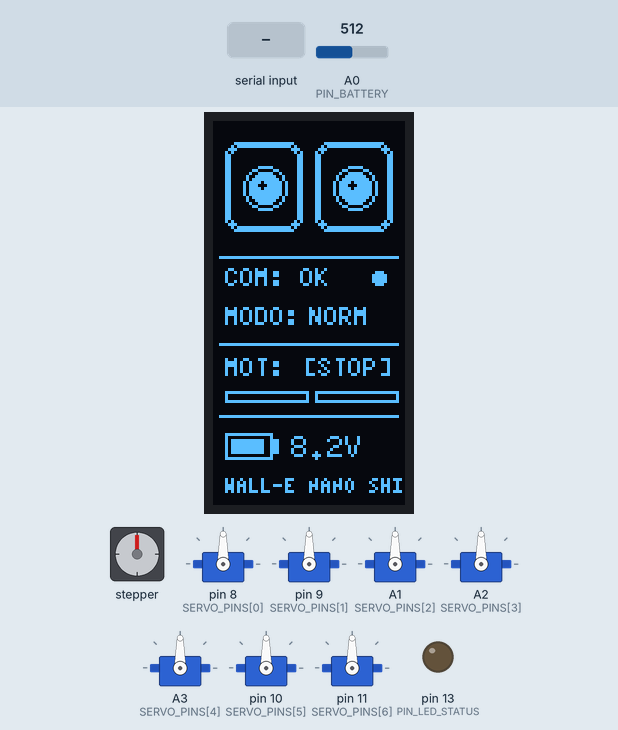
Simulated run of this sketch. Board: Arduino Nano, built with avr-gcc and run on an emulated ATmega328P. Parts: stepper motor, 7 × servo, 64×128 one-colour display, output pins drawn as LEDs (lit = HIGH). Wiring (inferred from the names in the program): stepper motor (2048 steps per turn assumed): coils pin 4, pin 5, pin 6, pin 7. Inputs (shaded band) come from the test bench; at power-on: A0 (PIN_BATTERY) = 512. Random numbers use the default seed unless the sketch sets one; what the sketch prints to the serial monitor is not drawn.

Above: at 1.7 s.
1.8 s: "STOP\n" received over Serial
At 5.4 s:
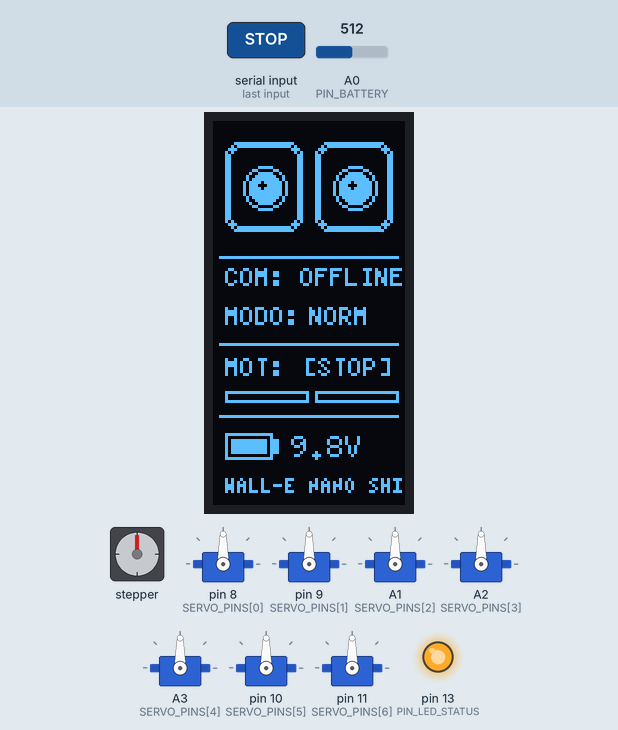
6.0 s: ":\n" received over Serial
At 9.0 s:
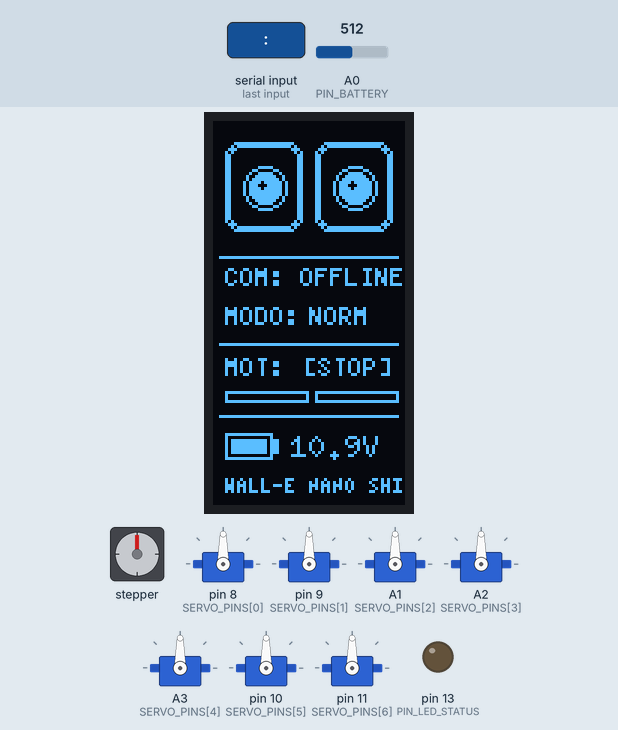
10.3 s: A0 (PIN_BATTERY) set to 10
At 12.7 s:
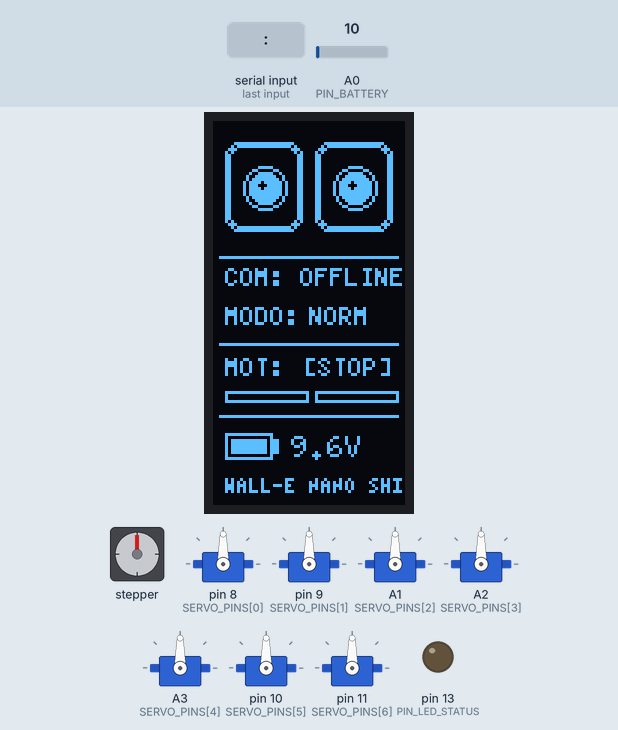
14.4 s: "30:150:10\n" received over Serial
At 15.68 s:
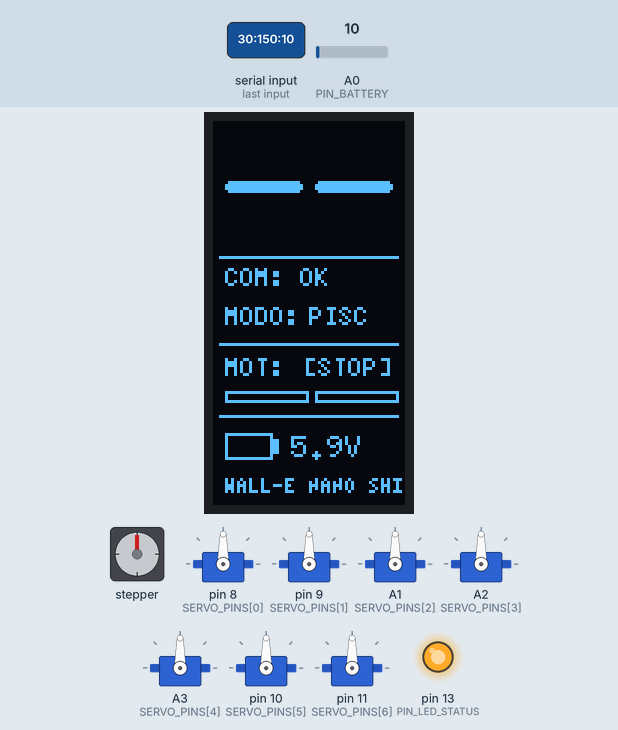
Timing chart, 0 to 17.4 s (numbered marks = the images above; inputs shaded):
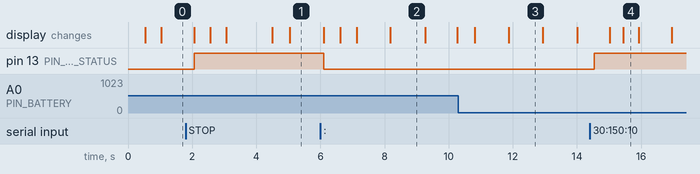

The sketch:

WALLE_Slave_Nano.ino
```cpp
// =============================================================================
// ROBÔ WALL-E — CO-PROCESSADOR DE MOVIMENTO (ARDUINO NANO SHIELD)
// =============================================================================
// Hardware:
// 1. Ponte H (2 Motores DC de Tração):
//    - Motor Esquerdo: Pino 4 (Digital DIR/IN1) e Pino 5 (PWM Timer 0/IN2)
//    - Motor Direito:  Pino 6 (PWM Timer 0/IN3) e Pino 7 (Digital DIR/IN4)
// 2. 7 Servomotores SG90 (Controle Direto pelo Nano Shield via Servo.h):
//    - D8:  Servo 0 (Olho Esquerdo)
//    - D9:  Servo 1 (Olho Direito)
//    - A1:  Servo 2 (Pescoço Pan - Rastreamento Horizontal)
//    - A2:  Servo 3 (Pescoço Tilt - Rastreamento Vertical)
//    - A3:  Servo 4 (Pescoço Roll - Inclinação Lateral)
//    - D10: Servo 5 (Braço Esquerdo)
//    - D11: Servo 6 (Braço Direito)
// 3. Display OLED 0.96" SSD1306 (0x3C via I2C: A4 = SDA, A5 = SCL):
//    - Orientação 90° (Vertical 64x128) com Olhos Animados e Expressões
// 4. Sensor de Voltagem da Bateria: Pino A0 com filtro de média móvel
// 5. Comunicação Serial: 38400 baud via USB D0/D1 com Raspberry Pi 3B
//
// Blindagens Implementadas:
// - Deadman Watchdog (trava motores de tração se perder sinal por >800ms)
// - Slew-Rate Limiter (interpolação suave de 2.0 graus/ciclo para evitar picos de corrente)
// - Buffer de leitura serial não-bloqueante com proteção contra overflow
// - Page Buffer U8g2 de baixo consumo de RAM (~128 bytes no ATmega328P)
// =============================================================================

#include <Arduino.h>
#include <Wire.h>
#include <Servo.h>
#include <U8g2lib.h>

// =============================================================================
// CONFIGURAÇÕES DE PINAGEM E CALIBRAÇÃO
// =============================================================================

constexpr uint8_t PIN_LED_STATUS = 13; // LED onboard para confirmação visual de sinal

// Ponte H (Pinos 4, 5, 6, 7)
constexpr uint8_t PIN_M_L1 = 4; // Motor Esquerdo Pino 1 (Digital DIR/IN1)
constexpr uint8_t PIN_M_L2 = 5; // Motor Esquerdo Pino 2 (PWM Timer 0/IN2)
constexpr uint8_t PIN_M_R1 = 6; // Motor Direito Pino 1 (PWM Timer 0/IN3)
constexpr uint8_t PIN_M_R2 = 7; // Motor Direito Pino 2 (Digital DIR/IN4)

constexpr bool INVERT_LEFT_MOTOR  = false;
constexpr bool INVERT_RIGHT_MOTOR = true; // Invertido para calibrar polaridade física da esteira direita

// Sensor de Voltagem da Bateria
constexpr uint8_t PIN_BATTERY = A0;
constexpr float BATTERY_DIVIDER_RATIO = 5.0f; // Módulo padrão 0-25V divisor 5:1

// Servos SG90 (Controle direto pelo Shield: D8 a D11 e A1 a A3)
constexpr uint8_t SERVO_COUNT = 7;
constexpr uint8_t SERVO_PINS[SERVO_COUNT] = {
  8,   // Servo 0: Pino D8  (Olho Esquerdo)
  9,   // Servo 1: Pino D9  (Olho Direito)
  A1,  // Servo 2: Pino A1  (Pescoço Pan - Rastreamento Horizontal)
  A2,  // Servo 3: Pino A2  (Pescoço Tilt - Rastreamento Vertical)
  A3,  // Servo 4: Pino A3  (Pescoço Roll - Inclinação Lateral)
  10,  // Servo 5: Pino D10 (Braço Esquerdo)
  11   // Servo 6: Pino D11 (Braço Direito)
};

float servoStepPerCycle = 0.8f; // Graus por ciclo de 20ms (Padrão 0.8 deg/ciclo = 40 deg/s - movimento suave e sem trancos)
Servo servos[SERVO_COUNT];

// Display OLED 0.96" SSD1306 a 90° (Vertical: 64 largura x 128 altura)
U8G2_SSD1306_128X64_NONAME_1_HW_I2C u8g2(U8G2_R1, /* reset=*/ U8X8_PIN_NONE);

// =============================================================================
// VARIÁVEIS DE ESTADO DO SISTEMA
// =============================================================================

// Motores DC
int targetSpeedL = 0;
int targetSpeedR = 0;
int currentSpeedL = 0;
int currentSpeedR = 0;
uint32_t lastDriveCommandTime = 0;
constexpr uint32_t DRIVE_WATCHDOG_TIMEOUT_MS = 800;

// Servomotores (Ângulos e Interpolação Suave)
float currentServoAngle[SERVO_COUNT] = {90, 90, 90, 90, 90, 90, 90};
int   targetServoAngle[SERVO_COUNT]  = {90, 90, 90, 90, 90, 90, 90};

// Expressões Faciais no OLED
enum Expression : uint8_t {
  EXP_NORMAL = 0,   // Olhos normais e atentos
  EXP_CURIOSO = 1,  // Um olho inclinado, focado
  EXP_PISCAR = 2,   // Piscada rápida
  EXP_TRISTE = 3,   // Olhos caídos expressivos
  EXP_BRAVO = 4,    // Olhos determinados
  EXP_FELIZ = 5,    // Olhos arqueados alegres (Pose p/ foto)
  EXP_AMOR = 6      // Modo EVA / Amor com coração
};
Expression currentExpression = EXP_NORMAL;
uint32_t expressionStartTime = 0;
uint32_t lastAutoBlinkTime = 0;
uint32_t nextBlinkInterval = 4000;

// Telemetria e Comunicação
float currentBatteryVoltage = 7.4f;
uint32_t lastPacketReceivedTime = 0;
bool commActive = false;
uint8_t animTick = 0;

// Temporizações de Loops Não-Bloqueantes
uint32_t lastServoUpdate = 0;
uint32_t lastBatteryTelemetry = 0;
uint32_t lastOledUpdate = 0;
uint32_t lastMotorUpdate = 0;

// Buffer Serial
char hwRxBuffer[32];
uint8_t hwRxIdx = 0;

// =============================================================================
// CONTROLE DOS MOTORES DC (PONTE H)
// =============================================================================

void applyLeftMotor(int speed) {
  if (INVERT_LEFT_MOTOR) speed = -speed;
  speed = constrain(speed, -255, 255);

  if (abs(speed) < 15) { // Parada / Deadband
    digitalWrite(PIN_M_L1, LOW);
    digitalWrite(PIN_M_L2, LOW);
  } else if (speed > 0) {
    digitalWrite(PIN_M_L1, LOW);
    if (speed >= 250) {
      digitalWrite(PIN_M_L2, HIGH); // 100% Força Total Contínua (Sem perdas PWM)
    } else {
      analogWrite(PIN_M_L2, speed);
    }
  } else {
    digitalWrite(PIN_M_L1, HIGH);
    if (speed <= -250) {
      digitalWrite(PIN_M_L2, LOW);  // 100% Força Total Contínua
    } else {
      analogWrite(PIN_M_L2, 255 - (-speed));
    }
  }
}

void applyRightMotor(int speed) {
  if (INVERT_RIGHT_MOTOR) speed = -speed;
  speed = constrain(speed, -255, 255);

  if (abs(speed) < 15) { // Parada / Deadband
    digitalWrite(PIN_M_R1, LOW);
    digitalWrite(PIN_M_R2, LOW);
  } else if (speed > 0) {
    digitalWrite(PIN_M_R2, LOW);
    if (speed >= 250) {
      digitalWrite(PIN_M_R1, HIGH); // 100% Força Total Contínua (Sem perdas PWM)
    } else {
      analogWrite(PIN_M_R1, speed);
    }
  } else {
    digitalWrite(PIN_M_R2, HIGH);
    if (speed <= -250) {
      digitalWrite(PIN_M_R1, LOW);  // 100% Força Total Contínua
    } else {
      analogWrite(PIN_M_R1, 255 - (-speed));
    }
  }
}

void emergencyStop() {
  targetSpeedL = 0;
  targetSpeedR = 0;
  currentSpeedL = 0;
  currentSpeedR = 0;
  digitalWrite(PIN_M_L1, LOW);
  digitalWrite(PIN_M_L2, LOW);
  digitalWrite(PIN_M_R1, LOW);
  digitalWrite(PIN_M_R2, LOW);
}

void updateMotors() {
  const uint32_t now = millis();

  // Watchdog de Tração: 800ms sem comando = STOP automático
  if (now - lastDriveCommandTime > DRIVE_WATCHDOG_TIMEOUT_MS) {
    targetSpeedL = 0;
    targetSpeedR = 0;
  }

  // Resposta direta com Torque Máximo Imediato (sem delay de rampa)
  currentSpeedL = targetSpeedL;
  currentSpeedR = targetSpeedR;

  applyLeftMotor(currentSpeedL);
  applyRightMotor(currentSpeedR);
}

// =============================================================================
// CONTROLE DOS 7 SERVOS (VELOCIDADE TOTAL E TORQUE MÁXIMO)
// =============================================================================

void updateServos() {
  for (uint8_t i = 0; i < SERVO_COUNT; i++) {
    float diff = (float)targetServoAngle[i] - currentServoAngle[i];
    if (fabsf(diff) <= servoStepPerCycle) {
      currentServoAngle[i] = (float)targetServoAngle[i];
    } else if (diff > 0.0f) {
      currentServoAngle[i] += servoStepPerCycle;
    } else {
      currentServoAngle[i] -= servoStepPerCycle;
    }
    servos[i].write((int)(currentServoAngle[i] + 0.5f));
  }
}

// =============================================================================
// DISPLAY OLED 0.96" A 90° (VERTICAL: 64x128)
// =============================================================================

void drawEyeV(int cx, int cy, int pupilOffsetX, int pupilOffsetY, int tiltY) {
  u8g2.drawRFrame(cx - 13, cy - 15, 26, 30, 5);
  u8g2.drawRFrame(cx - 12, cy - 14, 24, 28, 4);

  int px = cx + pupilOffsetX;
  int py = cy + pupilOffsetY + tiltY;
  u8g2.drawDisc(px, py, 5);
  u8g2.drawCircle(px, py, 7);

  u8g2.setDrawColor(0);
  u8g2.drawDisc(px - 1, py - 1, 1);
  u8g2.setDrawColor(1);
}

void drawBlinkEyeV(int cx, int cy) {
  u8g2.drawRBox(cx - 13, cy - 2, 26, 4, 1);
}

void drawHappyEyeV(int cx, int cy) {
  drawEyeV(cx, cy - 2, 0, -1, 0);
  // Pálpebra inferior arqueada feliz
  u8g2.setDrawColor(0);
  u8g2.drawBox(cx - 10, cy + 5, 20, 9);
  u8g2.setDrawColor(1);
  u8g2.drawLine(cx - 10, cy + 7, cx - 5, cy + 4);
  u8g2.drawLine(cx - 5, cy + 4, cx + 5, cy + 4);
  u8g2.drawLine(cx + 5, cy + 4, cx + 10, cy + 7);
  u8g2.drawLine(cx - 10, cy + 8, cx - 5, cy + 5);
  u8g2.drawLine(cx - 5, cy + 5, cx + 5, cy + 5);
  u8g2.drawLine(cx + 5, cy + 5, cx + 10, cy + 8);
}

void drawHeartIcon(int cx, int cy) {
  u8g2.drawDisc(cx - 2, cy - 1, 2);
  u8g2.drawDisc(cx + 2, cy - 1, 2);
  u8g2.drawTriangle(cx - 4, cy, cx + 4, cy, cx, cy + 5);
}

void renderVerticalOled() {
  const uint32_t now = millis();
  commActive = (now - lastPacketReceivedTime < 1500);

  u8g2.firstPage();
  do {
    // 1. Olhos do WALL-E
    switch (currentExpression) {
      case EXP_NORMAL:
        drawEyeV(17, 22, 0, 0, 0);
        drawEyeV(47, 22, 0, 0, 0);
        break;

      case EXP_CURIOSO:
        drawEyeV(17, 23, 2, -1, 0);
        drawEyeV(47, 19, 2, -2, -2);
        u8g2.drawLine(35, 6, 59, 10);
        break;

      case EXP_PISCAR:
        drawBlinkEyeV(17, 22);
        drawBlinkEyeV(47, 22);
        break;

      case EXP_TRISTE:
        drawEyeV(17, 24, 0, 2, 1);
        drawEyeV(47, 24, 0, 2, 1);
        u8g2.drawLine(5, 12, 27, 8);
        u8g2.drawLine(37, 8, 59, 12);
        break;

      case EXP_BRAVO:
        drawEyeV(17, 22, 0, 0, 0);
        drawEyeV(47, 22, 0, 0, 0);
        u8g2.drawLine(5, 7, 27, 13);
        u8g2.drawLine(5, 8, 27, 14);
        u8g2.drawLine(37, 13, 59, 7);
        u8g2.drawLine(37, 14, 59, 8);
        break;

      case EXP_FELIZ:
        drawHappyEyeV(17, 22);
        drawHappyEyeV(47, 22);
        break;

      case EXP_AMOR:
        drawEyeV(17, 22, 1, -1, 0);
        drawEyeV(47, 22, -1, -1, 0);
        drawHeartIcon(32, 8);
        break;
    }

    u8g2.drawHLine(2, 45, 60);

    // 2. Status de Comunicação
    u8g2.setFont(u8g2_font_5x7_tr);
    u8g2.setCursor(4, 55);
    if (commActive) {
      u8g2.print(F("COM: OK"));
      if ((animTick / 4) % 2 == 0) {
        u8g2.drawDisc(55, 52, 2);
      }
    } else {
      u8g2.print(F("COM: OFFLINE"));
    }

    // Expressão
    u8g2.setCursor(4, 68);
    u8g2.print(F("MODO:"));
    u8g2.setCursor(32, 68);
    switch (currentExpression) {
      case EXP_NORMAL:  u8g2.print(F("NORM")); break;
      case EXP_CURIOSO: u8g2.print(F("CURI")); break;
      case EXP_PISCAR:  u8g2.print(F("PISC")); break;
      case EXP_TRISTE:  u8g2.print(F("TRIS")); break;
      case EXP_BRAVO:   u8g2.print(F("BRAV")); break;
      case EXP_FELIZ:   u8g2.print(F("FELZ")); break;
      case EXP_AMOR:    u8g2.print(F("AMOR")); break;
    }

    u8g2.drawHLine(2, 74, 60);

    // 3. Motores
    u8g2.setCursor(4, 85);
    u8g2.print(F("MOT:"));
    u8g2.setCursor(30, 85);
    if (currentSpeedL == 0 && currentSpeedR == 0) {
      u8g2.print(F("[STOP]"));
    } else if (currentSpeedL > 0 && currentSpeedR > 0) {
      u8g2.print(F("^ FRENTE"));
    } else if (currentSpeedL < 0 && currentSpeedR < 0) {
      u8g2.print(F("v RE"));
    } else if (currentSpeedL < currentSpeedR) {
      u8g2.print(F("< GIRO"));
    } else {
      u8g2.print(F("> GIRO"));
    }

    int barL = map(abs(currentSpeedL), 0, 255, 0, 26);
    int barR = map(abs(currentSpeedR), 0, 255, 0, 26);
    u8g2.drawFrame(4, 90, 28, 4);
    u8g2.drawBox(5, 91, barL, 2);
    u8g2.drawFrame(34, 90, 28, 4);
    u8g2.drawBox(35, 91, barR, 2);

    u8g2.drawHLine(2, 98, 60);

    // 4. Bateria
    u8g2.drawFrame(4, 104, 16, 9);
    u8g2.drawBox(20, 106, 2, 5);

    int fillW = map(constrain((int)(currentBatteryVoltage * 10), 62, 82), 62, 82, 0, 12);
    if (fillW > 0) {
      u8g2.drawBox(6, 106, fillW, 5);
    }

    u8g2.setFont(u8g2_font_6x10_tr);
    u8g2.setCursor(26, 112);
    u8g2.print(currentBatteryVoltage, 1);
    u8g2.print(F("V"));

    u8g2.setFont(u8g2_font_4x6_tr);
    u8g2.setCursor(4, 124);
    u8g2.print(F("WALL-E NANO SHIELD"));

  } while (u8g2.nextPage());

  animTick++;
}

// =============================================================================
// TELEMETRIA DE VOLTAGEM (A0)
// =============================================================================

void checkBattery() {
  int raw = analogRead(PIN_BATTERY);
  float measured = (raw * 5.0f / 1023.0f) * BATTERY_DIVIDER_RATIO;
  if (measured < 0.5f) measured = 0.0f;

  if (currentBatteryVoltage <= 0.1f) {
    currentBatteryVoltage = measured;
  } else {
    currentBatteryVoltage = (currentBatteryVoltage * 0.85f) + (measured * 0.15f);
  }

  Serial.print(F("BAT:"));
  Serial.println(currentBatteryVoltage, 2);
}

// =============================================================================
// PARSER SERIAL (COMANDOS RECEBIDOS DO RASPBERRY PI)
// =============================================================================

void processCommand(char *cmd) {
  if (cmd == nullptr || cmd[0] == '\0') return;

  lastPacketReceivedTime = millis();
  digitalWrite(PIN_LED_STATUS, !digitalRead(PIN_LED_STATUS));

  // 1. Motores: "M:<esq>,<dir>"
  if (cmd[0] == 'M' && cmd[1] == ':') {
    char *comma = strchr(cmd + 2, ',');
    if (comma != nullptr) {
      *comma = '\0';
      targetSpeedL = constrain(atoi(cmd + 2), -255, 255);
      targetSpeedR = constrain(atoi(comma + 1), -255, 255);
      lastDriveCommandTime = millis();
    }
  }
  // 2. Servos: "S:<id>,<ang>"
  else if (cmd[0] == 'S' && cmd[1] == ':') {
    char *comma = strchr(cmd + 2, ',');
    if (comma != nullptr) {
      *comma = '\0';
      int id = atoi(cmd + 2);
      int ang = atoi(comma + 1);
      if (id >= 0 && id < SERVO_COUNT) {
        targetServoAngle[id] = constrain(ang, 0, 180);
      }
    }
  }
  // 3. Expressão OLED: "E:<id>"
  else if (cmd[0] == 'E' && cmd[1] == ':') {
    int expId = atoi(cmd + 2);
    if (expId >= 0 && expId <= 6) {
      currentExpression = (Expression)expId;
      expressionStartTime = millis();
    }
  }
  // 4. Velocidade de interpolação dos servos: "V:<val>" (decimos de grau por ciclo)
  else if (cmd[0] == 'V' && cmd[1] == ':') {
    int spd = constrain(atoi(cmd + 2), 2, 80);
    servoStepPerCycle = spd / 10.0f;
  }
  // 5. Parada de Emergência: "STOP"
  else if (strcmp(cmd, "STOP") == 0) {
    emergencyStop();
  }
  // 6. Ping / Heartbeat
  else if (strcmp(cmd, "PING") == 0) {
    Serial.println(F("PONG"));
  }
}

void readSerialCommands() {
  while (Serial.available()) {
    char c = Serial.read();
    if (c == '\n' || c == '\r') {
      if (hwRxIdx > 0) {
        hwRxBuffer[hwRxIdx] = '\0';
        processCommand(hwRxBuffer);
        hwRxIdx = 0;
      }
    } else {
      if (c >= 32 && c <= 126) {
        if (hwRxIdx < sizeof(hwRxBuffer) - 1) {
          hwRxBuffer[hwRxIdx++] = c;
        } else {
          hwRxIdx = 0;
        }
      }
    }
  }
}

// =============================================================================
// SETUP E LOOP PRINCIPAL
// =============================================================================

void setup() {
  // Motores em LOW por segurança
  pinMode(PIN_M_L1, OUTPUT);
  pinMode(PIN_M_L2, OUTPUT);
  pinMode(PIN_M_R1, OUTPUT);
  pinMode(PIN_M_R2, OUTPUT);
  emergencyStop();

  pinMode(PIN_LED_STATUS, OUTPUT);
  digitalWrite(PIN_LED_STATUS, LOW);

  // Serial com Raspberry Pi a 38400 baud
  Serial.begin(38400);

  // Inicializa os 7 servomotores no Nano Shield
  for (uint8_t i = 0; i < SERVO_COUNT; i++) {
    servos[i].attach(SERVO_PINS[i]);
    servos[i].write(90);
    currentServoAngle[i] = 90.0f;
    targetServoAngle[i] = 90;
  }

  // Inicializa o barramento I2C a 100kHz estável
  Wire.begin();
  Wire.setClock(100000L);

  // Inicializa Display OLED 0.96" SSD1306
  u8g2.begin();
  renderVerticalOled();

  // Leitura inicial de bateria
  checkBattery();
}

void loop() {
  const uint32_t now = millis();

  // 1. Processa comandos seriais do Raspberry Pi
  readSerialCommands();

  // 2. Atualiza motores de tração a cada 15ms
  if (now - lastMotorUpdate >= 15) {
    lastMotorUpdate = now;
    updateMotors();
  }

  // 3. Atualiza os 7 servomotores com rampa suave a cada 20ms
  if (now - lastServoUpdate >= 20) {
    lastServoUpdate = now;
    updateServos();
  }

  // 4. Animação de piscada casual nos olhos
  if (currentExpression == EXP_NORMAL) {
    if (now - lastAutoBlinkTime >= nextBlinkInterval) {
      currentExpression = EXP_PISCAR;
      expressionStartTime = now;
      lastAutoBlinkTime = now;
      nextBlinkInterval = random(3500, 6500);
    }
  } else if (currentExpression == EXP_PISCAR) {
    if (now - expressionStartTime >= 160) {
      currentExpression = EXP_NORMAL;
    }
  }

  // 5. Atualiza tela OLED a cada 60ms (~16 FPS)
  if (now - lastOledUpdate >= 60) {
    lastOledUpdate = now;
    renderVerticalOled();
  }

  // 6. Telemetria da Bateria a cada 1000ms
  if (now - lastBatteryTelemetry >= 1000) {
    lastBatteryTelemetry = now;
    checkBattery();
  }
}
```

Measured:
- after the input at 1.8 s, pin 13 (PIN_LED_STATUS): LOW → HIGH after 0.27 s
- after the input at 6.0 s, pin 13 (PIN_LED_STATUS): HIGH → LOW after 0.11 s
- after the input at 14.4 s, pin 13 (PIN_LED_STATUS): LOW → HIGH after 0.13 s
- what the display in image 2 shows lasts 1.1 s, from 8.2 s to 9.3 s
- what the display in image 4 shows lasts 0.5 s, from 15.4 s to 15.9 s
